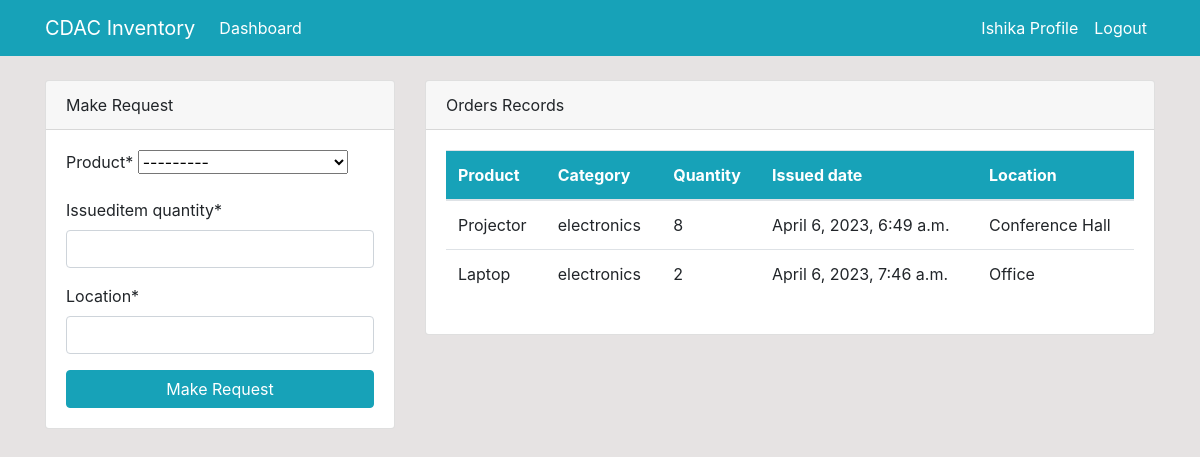
The page /dashboard/ (signed in) on the database its author committed.
### dashboard/models.py (models this page shows, shortened)
class Issued_Items(models.Model):
    product=models.ForeignKey(Product,on_delete=models.CASCADE,null=True)
    staff=models.ForeignKey(User,models.CASCADE,null=True)
    issueditem_quantity=models.PositiveIntegerField(null=True)
    date=models.DateTimeField(auto_now_add=True)
    location=models.CharField(max_length=50,null=True)
    class Meta:
        verbose_name_plural='Issued_Items'

class Product(models.Model):
    asset=models.CharField(max_length=30,null=True)
    sno=models.CharField(max_length=15,null=True)
    name=models.CharField(max_length=100,null=True)
    category=models.CharField(max_length=20,choices=category,null=True)
    quantity=models.PositiveIntegerField(null=True)
    model=models.CharField(max_length=300,null=True)
    barcode=models.ImageField(upload_to='images/',null=True)
    price=models.PositiveIntegerField(null=True)
    class Meta:
        verbose_name_plural='Product'
    def __str__(self) -> str:
        return f'{self.name}-{self.quantity}'

### dashboard/views.py (the view)
# urls.py: path('dashboard/',views.index,name='dashboardindex'),
@login_required
def index(request):
    issueditems=Issued_Items.objects.all()
    product=Product.objects.all()
    items_count = issueditems.count()
    product_count = product.count()
    workers_count =User.objects.all().count()
    if request.method=='POST':
        emailform=sendemailform(request.POST)
        if emailform.is_valid():
            name=emailform.cleaned_data['title']
            toemail=emailform.cleaned_data['empemail']
            message=emailform.cleaned_data['message']
            send_mail(name,message,'settings.EMAIL_HOST_USER',[toemail],fail_silently=False)
            return redirect('dashboardindex')
    else:
        emailform=sendemailform()
    if request.method=='POST':
         form=orderform(request.POST)
         if form.is_valid():
            instance=form.save(commit=False)
            instance.staff=request.user
            instance.save()
            return redirect('dashboardindex')
    else:
        form=orderform()
    context={
        'issueditems':issueditems,
        'form':form,
        'product':product,
        'product_count': product_count,
        'workers_count': workers_count,
        'items_count': items_count,
        'emailform':emailform,
    }
    return render(request,'dashboard/index.html',context)

### dashboard/forms.py
class orderform(forms.ModelForm):
    class Meta:
        model=Issued_Items
        fields=['product','issueditem_quantity','location']

class sendemailform(forms.Form):
    title=forms.CharField(label='Title',max_length=250)
    empemail=forms.EmailField(label='Email id of employee')
    message=forms.CharField(widget=forms.Textarea(attrs={"rows":2, "cols":25}))

### template/dashboard/index.html (shortened to what this page needs)
{% extends 'partials/base.html' %}
{% block content %}
{% if user.is_authenticated and user.is_staff and user.is_superuser %}
{% include 'partials/topnav.html'%}
<div class="container">
    <div class="row my-5">
        <div class="col-md-6">
            <div class="bg-white">
                <canvas id="myChart1" width="400" height="300"></canvas>
                <script>
                    var ctx = document.getElementById('myChart1').getContext('2d');
                    var myChart1 = new Chart(ctx, {
                        type: 'pie',
                        data: {
                            labels: [{% for issueditem in issueditems  %} '{{ issueditem.product.name }}' ,{% endfor %}],
                            datasets: [{
                                label: 'Issued_Products',
                                data: [{% for issueditem in issueditems %} {{issueditem.issueditem_quantity}} , {% endfor %}],
                                backgroundColor: [
                                    'rgba(255, 99, 132, 1)',
                                    'rgba(54, 162, 235, 1)',
                                    'rgba(255, 206, 86, 1)',
                                    'rgba(75, 192, 192, 1)',
                                    'rgba(153, 102, 255, 1)',
                                    'rgba(25, 159, 64, 1)',
                                    'rgba(35, 99, 132, 1)',
                                    'rgba(34, 162, 235, 1)',
                                    'rgba(255, 206, 86, 1)',
                                    'rgba(75, 192, 192, 1)',
                                    'rgba(153, 102, 255, 1)',
                                    'rgba(255, 159, 64, 1)'
                                ],
                                borderColor: [
                                    'rgba(255, 99, 132, 1)',
                                    'rgba(54, 162, 235, 1)',
                                    'rgba(255, 206, 86, 1)',
                                    'rgba(75, 192, 192, 1)',
                                    'rgba(153, 102, 255, 1)',
                                    'rgba(255, 159, 64, 1)',
                                    'rgba(25, 159, 64, 1)',
                                    'rgba(35, 99, 132, 1)',
                                    'rgba(34, 162, 235, 1)',
                                    'rgba(255, 206, 86, 1)',
                                    'rgba(75, 192, 192, 1)',
                                    'rgba(153, 102, 255, 1)',
                                    'rgba(255, 159, 64, 1)'
                                ],
                                borderWidth: 1
                            }]
                        },
                        options: {
                            scales: {
                                yAxes: [{
                                    ticks: {
                                        beginAtZero: true
                                    }
                                }]
                            }
                        }
                    });
                </script>
            </div>
        </div>
        <div class="col-md-6">
            <div class="bg-white">
                <canvas id="myChart" width="400" height="300"></canvas>
                <script>
                    var ctx = document.getElementById('myChart').getContext('2d');
                    var myChart = new Chart(ctx, {
                        type: 'bar',
                        data: {
                            labels: [{% for product in product %} '{{product.name}}', {% endfor %}],
                    datasets: [{
                        label: 'Number of Products',
                        data: [{% for product in product %} {{ product.quantity }}, {% endfor %}],
                                backgroundColor: [
                                    'rgba(255, 99, 132, 1)',
                                    'rgba(54, 162, 235, 1)',
                                    'rgba(255, 206, 86, 1)',
                                    'rgba(75, 192, 192, 1)',
                                    'rgba(153, 102, 255, 1)',
                                    'rgba(255, 159, 64, 1)',
                                    'rgba(25, 159, 64, 1)',
                                    'rgba(35, 99, 132, 1)',
                                    'rgba(34, 162, 235, 1)',
                                    'rgba(255, 206, 86, 1)',
                                    'rgba(75, 192, 192, 1)',
                                    'rgba(153, 102, 255, 1)',
                                    'rgba(255, 159, 64, 1)'
                                ],
                                borderColor: [
                                    'rgba(255, 99, 132, 1)',
                                    'rgba(54, 162, 235, 1)',
                                    'rgba(255, 206, 86, 1)',
                                    'rgba(75, 192, 192, 1)',
                                    'rgba(153, 102, 255, 1)',
                                    'rgba(255, 159, 64, 1)',
                                    'rgba(25, 159, 64, 1)',
                                    'rgba(35, 99, 132, 1)',
                                    'rgba(34, 162, 235, 1)',
                                    'rgba(255, 206, 86, 1)',
                                    'rgba(75, 192, 192, 1)',
                                    'rgba(153, 102, 255, 1)',
                                    'rgba(255, 159, 64, 1)'
                                ],
                                borderWidth: 1
                            }]
                        },
                        options: {
                            scales: {
                                yAxes: [{
                                    ticks: {
                                        beginAtZero: true
                                    }
                                }]
                            }
                        }
                    });
                </script>
            </div>
        </div>
    </div>
</div>
{% else %}
{% include 'dashboard/staff_index.html' %}
{% endif %}
{% endblock %}

### template/partials/nav.html (shortened to what this page needs)
<nav class="navbar navbar-expand-lg navbar-info bg-info">
    {% if user.is_authenticated %}
    <div class="container">
        <a class="navbar-brand text-white" href="{% url 'dashboardindex'%}">CDAC Inventory</a>
        <div class="collapse navbar-collapse" id="navbarSupportedContent">
            <ul class="navbar-nav mr-auto">
                <li class="nav-item active">
                    <a class="nav-link text-white" href="{% url 'dashboardindex'%}">Dashboard </a>
                </li>
            </ul>
            <ul class="navbar-nav ml-auto">
                <li class="nav-item active">
                    <a class="nav-link text-white" href="{% url 'user-profile' %}">{{ user.username }} Profile </a>
                </li>
                <li class="nav-item">
                    <a class="nav-link text-white" href="{% url 'user-logout' %}">Logout</a>
                </li>
            </ul>
            {% endif %}
        </div>
    </div>
</nav>

### template/dashboard/staff_index.html (shortened to what this page needs)
{% load crispy_forms_tags %}
<div class="container">
    <div class="row mt-4">
        <div class="col-md-4">
            <div class="card">
                <div class="card-header">
                    Make Request
                </div>
                <div class="card-body">
                    <form method="POST">
                        {{ form|crispy }}
                        <input class="btn btn-info btn-block" type="submit" value="Make Request">
                    </form>
                </div>
            </div>
        </div>
        <div class="col-md-8">
            <div class="card">
                <div class="card-header">
                    Orders Records
                </div>
                <div class="card-body">
                    <table class="table bg-white">
                        <thead class="bg-info text-white">
                            <tr>
                                <th scope="col">Product</th>
                                <th scope="col">Category</th>
                                <th scope="col">Quantity</th>
                                <th scope="col">Issued date</th>
                                <th scope="col">Location</th>
                            </tr>
                        </thead>
                        <tbody>
                            {% for issueditems in issueditems %}
                            {% if issueditems.staff == user %}
                            <tr>
                                <td>{{ issueditems.product.name }}</td>
                                <td>{{ issueditems.product.category }}</td>
                                <td>{{ issueditems.issueditem_quantity }}</td>
                                <td>{{ issueditems.date }}</td>
                                <td>{{ issueditems.location }}</td>
                            </tr>
                            {% endif %}
                            {% endfor %}
                        </tbody>
                    </table>
                </div>
            </div>
        </div>
    </div>
</div>

### static/style.css (style rules this page uses)
body { background: rgb(230, 227, 227); }

### rows shown on the page
Issued_Items: product.name "Projector", product.category "electronics", issueditem_quantity "8", date "April 6, 2023, 6:49 a.m.", location "Conference Hall"
Issued_Items: product.name "Laptop", product.category "electronics", issueditem_quantity "2", date "April 6, 2023, 7:46 a.m.", location "Office"

### other values the page prints
{{ user.username }} "Ishika"
